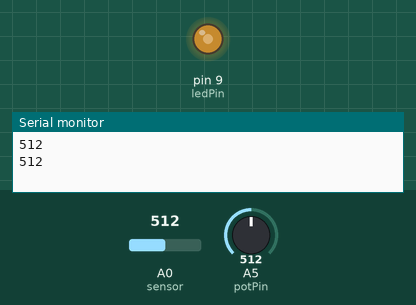
A sketch run on a simulated Arduino Uno, built with avr-gcc and run on an emulated ATmega328P. Shown: output pins drawn as LEDs (lit = HIGH), the last lines printed to the serial monitor. The test bench sets the inputs (shaded band); at power-on: A0 (sensor) = 512, A5 (potPin) = 512.

Above: at 1.8 s.
1.9 s: A0 (sensor) set to 716
At 2.9 s:
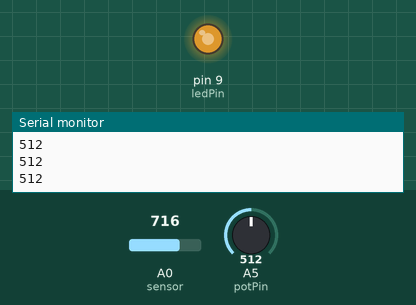
3.5 s: A0 (sensor) set to 900
At 4.5 s:
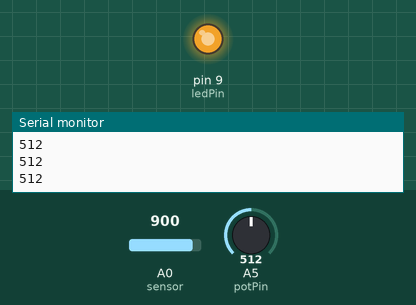
5.5 s: A0 (sensor) set to 122
At 7.2 s:
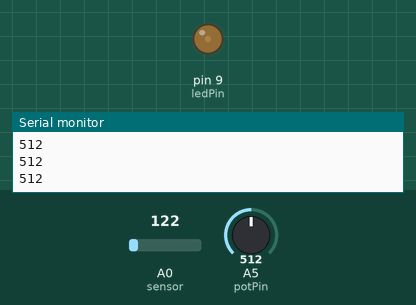
Timing chart, 0 to 8.7 s (numbered marks = the images above; inputs shaded):
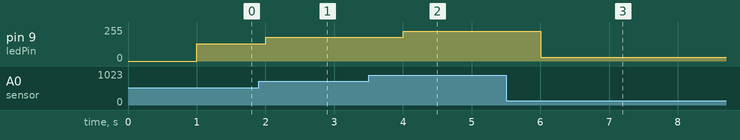

The sketch:

photo_resistor_LED.ino
```cpp
/*
Photoresistor is reading light and printing to serialOut.
Potentiometer is controlling the brightness of an LED.
The LED and photoresistor's lead are bent so that they're face to face, almost touching.
The whole unit is in a box to prevent outside light sources from interfering with the reading.
*/

//pot
int sensor = A0;
int ledPin = 9;
//photo
int potPin = A5;

void setup() {
  //pot
  pinMode(ledPin, OUTPUT);
  //photo
  analogReference(DEFAULT);
  Serial.begin(9600);
}

void loop() {
  //photo
  Serial.println(analogRead(potPin));
  delay(1000);
  //pot
  int reading = analogRead(sensor);
  int bright = reading / 4;
  analogWrite(ledPin, bright);
}
```

Measured:
- after the input at 1.9 s, pin 9 (ledPin): 128/255 → 179/255 after 0.10 s
- after the input at 3.5 s, pin 9 (ledPin): 179/255 → 225/255 after 0.50 s
- after the input at 5.5 s, pin 9 (ledPin): 225/255 → 30/255 after 0.50 s
